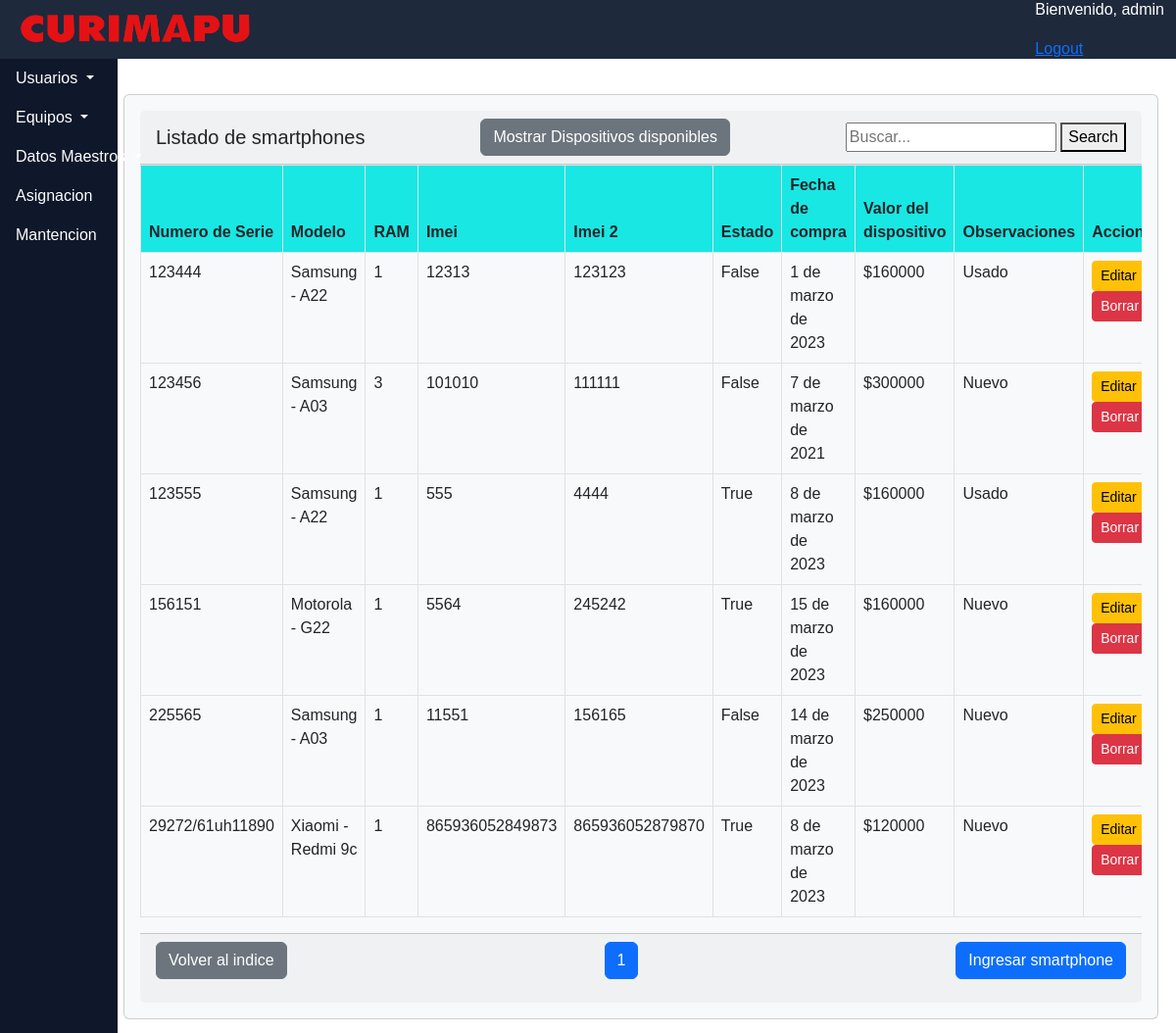
Screenshot of /dashboard/panel_smartphones.html (signed in) with the database file from the repository.
### dashboard/models.py (models this page shows, shortened)
class Smartphones(models.Model):
    serie_smartphone = models.CharField(unique=True,max_length=25)
    modelo_smartphone = models.ForeignKey(Modelos,on_delete=models.CASCADE)
    imei1 = models.CharField(max_length=20,unique=True,)
    imei2 = models.CharField(max_length=20,unique = True, null=True,blank=True)
    estado_telefono = models.BooleanField()
    fecha_compra_telefono = models.DateField(help_text='Fecha en la que se recepciona el equipo en la empresa')
    valor_telefono = models.IntegerField(help_text='Por favor inserte el valor en CLP')
    observaciones_telefonos = models.CharField(max_length=100,blank=True) #pantalla rota, con mica, etc.
    sram = models.IntegerField(verbose_name='Memoria Ram')
    class Meta:
        ordering = ['modelo_smartphone']

class Modelos(models.Model):
    m_marca = models.ForeignKey(Marca,on_delete=models.CASCADE,verbose_name='Marca')
    m_param = models.ForeignKey(ParamTipo,on_delete=models.CASCADE,verbose_name='Tipo')
    m_modelo = models.CharField(max_length=50,unique=True,verbose_name='Modelo')
    m_procesador = models.ForeignKey(Procesador,default="01",on_delete=models.SET_DEFAULT,help_text="Por favor marcar 'No aplica' para las camionetas"
                                     ,verbose_name='Procesador')
    def __str__(self):
        return str(u"{} - {}").format(
            self.m_marca,
            self.m_modelo,
        )
    class Meta:
        ordering = ['m_marca']

class Marca(models.Model):
    marca = models.CharField(max_length=20, unique= True)
    def __str__(self):
        return self.marca

### dashboard/views.py (the view, shortened to what this page needs)
# urls.py: path('panel_smartphones.html',panel_smartphones.as_view(),name ='panel_smartphones'),
@method_decorator(login_required, name='dispatch' )
class panel_smartphones(ListView):
    context_object_name = 'panel_smartphones'
    template_name = 'dashboard/panel_smartphones.html'
    paginate_by = 50
    search_form = SearchForm
    def get_queryset(self):
        show_available = self.request.GET.get('show_available')
        queryset = Smartphones.objects.order_by('serie_smartphone')
        if show_available == 'true':
            available_devices = Asignacion.objects.filter(vigente=False).values_list('smartphone_a_id', flat=True)
            queryset = queryset.filter(
                Q(id__in=available_devices) |
                Q(asignacion__isnull=True)
            )
        query = self.request.GET.get('query')
        return queryset
    def get_context_data(self, **kwargs):
        context = super(panel_smartphones, self).get_context_data(**kwargs)
        context['search_form'] = self.search_form(self.request.GET or None)
        return context

### dashboard/forms.py
class SearchForm(forms.Form):
    query = forms.CharField(label='', widget=forms.TextInput(attrs={'placeholder': 'Buscar...'}))

### dashboard/templates/dashboard/panel_smartphones.html (shortened to what this page needs)
{% extends "dashboard/base.html" %}
{% load crispy_forms_tags %}
{% load static %}
{% block content %}
<div class="card text-dark bg-light mb-3">
  <div class="card-body">
    <div class="card-header d-flex justify-content-between align-items-center">
      <h5 class="mb-0">Listado de smartphones</h5>
      {% with request.GET.show_available as show_available %}
      <a href="?show_available={% if show_available == 'true' %}false{% else %}true{% endif %}{% if request.GET.query %}&query={{ request.GET.query }}{% endif %}" class="btn btn-secondary">
        {% if show_available == 'true' %}Mostrar todos los dispositivos{% else %}Mostrar Dispositivos disponibles{% endif %}
      </a>
    {% endwith %}
      <form method="GET" class="search-form">
        <input type="text" name="query" value="{{ search_form.value }}" placeholder="Buscar...">
        <button type="submit">Search</button>
    </form>
    </div>
      <div class="table-responsive" style="max-height: calc(100vh - 270px); overflow-y: auto;">
        <table class="table table-hover table-bordered">
            <thead style="background-color: rgb(25, 231, 227);">
            <tr>
                <th>Numero de Serie</th>
                <th>Modelo</th>
                <th>RAM</th>
                <th>Imei</th>
                <th>Imei 2</th>
                <th>Estado</th>
                <th>Fecha de compra</th>
                <th>Valor del dispositivo</th>
                <th>Observaciones</th>
                <th>Acciones</th>
            </tr>
        </thead>
        <tbody>
            {% for Smartphones in object_list %}
            <tr class="table-hover">
                <td>{{ Smartphones.serie_smartphone }} </td>
                <td>{{ Smartphones.modelo_smartphone }}</td>
                <td>{{ Smartphones.sram }}</td>
                <td>{{ Smartphones.imei1 }}</td>
                <td>{{ Smartphones.imei2 }}</td>
                <td>{{ Smartphones.estado_telefono }}</td>
                <td>{{ Smartphones.fecha_compra_telefono }}</td>
                <td>${{ Smartphones.valor_telefono }}</td>
                <td>{{ Smartphones.observaciones_telefonos }}</td>
                <td><a href="{% url "dashboard:editsma" Smartphones.pk %}" class="btn btn-warning btn-sm">Editar</a>
                    <a href="{% url "dashboard:deletsma" Smartphones.pk %}" class="btn btn-danger btn-sm">Borrar</a>
                </td>
            </tr>
            {% endfor %}
        </tbody>
    </table>
</div>
<div class="card-footer">
<div class="pagination d-flex justify-content-between">
  <p>
    <a href="{% url "dashboard:index" %}" class="btn btn-secondary">Volver al indice</a>
</p>
  <ul class="pagination">
    {% for num in page_obj.paginator.page_range %}
      {% if page_obj.number == num %}
        <li class="page-item active"><a class="page-link" href="?page={{ num }}">{{ num }}</a></li>
      {% elif num > page_obj.number|add:'-3' and num < page_obj.number|add:'3' %}
        <li class="page-item"><a class="page-link" href="?page={{ num }}">{{ num }}</a></li>
      {% endif %}
    {% endfor %}
  </ul>
    <p>
        <button type="button" class="btn btn-primary" onclick="location.href='{% url 'dashboard:newsma' %}'">Ingresar smartphone</button>
    </p>
</div>
</div>
</div>
{% endblock %}

### dashboard/templates/dashboard/base.html (shortened to what this page needs)
<!DOCTYPE html>
<html lang="es">
<html>
    <head>
        {% load static %}
            <link href="
            https://cdn.jsdelivr.net/npm/bootstrap@5.2.3/dist/css/bootstrap.min.css
            " rel="stylesheet">
    </head>
<body>
    <header>
        {% block header %}
        <nav class="navbar navbar-expand-lg navbar-dark fixed-top" style="background-color: rgb(30 41 59); z-index:2;">
            <div class="container-fluid">
                <a class="navbar-brand" href="{% url "dashboard:index" %}">
                        <img src="{% static '/img/logocurimapu.png' %}" alt="Curimapu" width="250px" height="40px">
                </a>
                <div class ="d-flex justify-content-between">
                  <div class = "ml-auto">
                  <p style="color: white;">Bienvenido, {{ request.user.username }}</p>
                  <a href="{% url 'dashboard:logout' %}">Logout</a>
                </div>
              </div>
                </div>
        </nav>
        {% endblock %}
    </header>
    {% block side %}
    <div class="sidebar">
      <ul class="nav flex-column">
        <li class="nav-item dropdown">
          <a class="nav-link dropdown-toggle" href="#" id="usuariosDropdown" role="button" data-bs-toggle="dropdown" aria-expanded="false">
            Usuarios
          </a>
        </li>
        <li class="nav-item dropdown">
          <a class="nav-link dropdown-toggle" href="#" id="equiposDropdown" role="button" data-bs-toggle="dropdown" aria-expanded="false">
            Equipos
          </a>
        </li>
        <li class="nav-item dropdown">
          <a class="nav-link dropdown-toggle" href="#" id="datosMaestrosDropdown" role="button" data-bs-toggle="dropdown" aria-expanded="false">
            Datos Maestros
          </a>
        </li>
        <li class="nav-item">
          <a class="nav-link" href="{% url "dashboard:panel_asignacion" %}">Asignacion</a>
        </li>
        <li class="nav-item">
          <a class="nav-link" href="{% url "dashboard:panel_mantencion" %}">Mantencion</a>
        </li>
      </ul>
    </div>
    {% endblock %}
    <main>
        {% block content %}{% endblock %}
    </main>
</body>
</html>

### dashboard/templates/dashboard/base.html (style rules this page uses)
body { font-family: 'OpenSans-Light', sans-serif; }
.sidebar { width: 12.5%; background-color: rgb(15, 23, 42); height: 100dvh; position: fixed; width: 10%; top: 1; left: 0; z-index: 1; }
.navbar { position: fixed; top: 0; left: 0%; width: 100%; height: 60px; z-index: 1; }
.nav-link { color: #fff; }
main { margin-top: 60px; margin-left: 10.5%; width: 88%; padding-top: 20px; z-index: 1; }

### rows the page displays
Smartphones: serie_smartphone "123444", modelo_smartphone "Samsung - A22", sram "1", imei1 "12313", imei2 "123123", estado_telefono "False", fecha_compra_telefono "1 de marzo de 2023", valor_telefono "160000", observaciones_telefonos "Usado"
Smartphones: serie_smartphone "123456", modelo_smartphone "Samsung - A03", sram "3", imei1 "101010", imei2 "111111", estado_telefono "False", fecha_compra_telefono "7 de marzo de 2021", valor_telefono "300000", observaciones_telefonos "Nuevo"
Smartphones: serie_smartphone "123555", modelo_smartphone "Samsung - A22", sram "1", imei1 "555", imei2 "4444", estado_telefono "True", fecha_compra_telefono "8 de marzo de 2023", valor_telefono "160000", observaciones_telefonos "Usado"
Smartphones: serie_smartphone "156151", modelo_smartphone "Motorola - G22", sram "1", imei1 "5564", imei2 "245242", estado_telefono "True", fecha_compra_telefono "15 de marzo de 2023", valor_telefono "160000", observaciones_telefonos "Nuevo"
Smartphones: serie_smartphone "225565", modelo_smartphone "Samsung - A03", sram "1", imei1 "11551", imei2 "156165", estado_telefono "False", fecha_compra_telefono "14 de marzo de 2023", valor_telefono "250000", observaciones_telefonos "Nuevo"
Smartphones: serie_smartphone "29272/61uh11890", modelo_smartphone "Xiaomi - Redmi 9c", sram "1", imei1 "865936052849873", imei2 "865936052879870", estado_telefono "True", fecha_compra_telefono "8 de marzo de 2023", valor_telefono "120000", observaciones_telefonos "Nuevo"

### other values shown
{{ request.user.username }} "admin"
{{ num }} "1"
